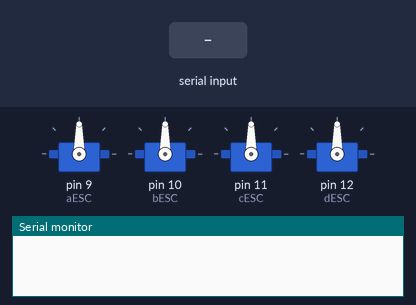
Bench run of a sketch on a simulated Arduino Uno, built with avr-gcc and run on an emulated ATmega328P. On the bench: 4 × servo, the last lines printed to the serial monitor. The test bench sets the inputs (shaded band).

Above: at 1.2 s.
1.3 s: " a" received over Serial
At 2.5 s:
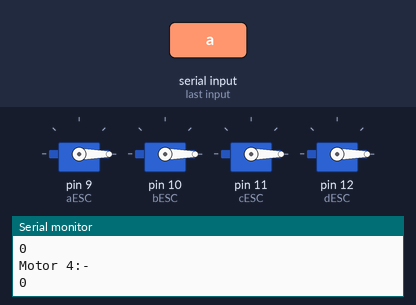
Timing chart, 0 to 4.3 s (numbered marks = the images above; inputs shaded):
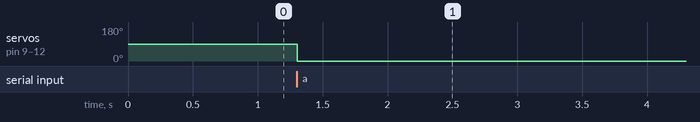

Measured:
- after the input at 1.3 s, servo on pin 9 (aESC), servo on pin 10 (bESC), servo on pin 11 (cESC), servo on pin 12 (dESC): 90° → 0° at once

The sketch:

run.ino
```cpp
String readString;
String stringa,stringb,stringc;
int count;
#include <Servo.h>
Servo myservo;
int val = 0;
Servo aESC,bESC,cESC,dESC;

int n=0,n1=0,n2=0,n3=0,n4=0;

void setup() {
  Serial.begin(9600);
  readString="abcdef";
  readString=" ";
  aESC.attach(9);
  bESC.attach(10);
  cESC.attach(11);
  dESC.attach(12);
  /*Serial.println("This Program offers you the following");
  Serial.println("1.Input in a1234 manner for specific motor at specific number");
  Serial.println("2.Input in 1234 manner for all motors at 1234");
  Serial.println("3.Input in a-20,a+20 for increasing/decreasing specific motor at specific number");
  Serial.println("4.Input in -20,+20 for increasing/decreasing all the motors by 20");
  Serial.println("5.Input 0 for all motors to be at 0");*/
}

void loop() {
        if(Serial.available()>0)
            {while(Serial.available()){
                char c=Serial.read();
                readString +=c;
                delay(2);
            }
            /*Serial.println("\n");
            Serial.println("INPUT:-");
            Serial.println(readString);*/
            if(readString.length()>0)
               {stringc=readString.substring(2,3);    //a+20
                if(stringc=="+"||stringc=="-")
                { stringa=readString.substring(0,2);
                  stringb=readString.substring(3);
                  n=stringb.toInt();
                  if(stringc=="-")
                   n=n*(-1);
                  }

                else
                {count=readString.length();
                 stringa=readString.substring(0,2);
                 if((count==7)&&((stringa!=" +")&&(stringa!=" -")))
                  {stringc=readString.substring(1,3);
                   if(stringc!="+"&&stringc!="-")          //1234
                    {stringb=readString.substring(1);
                     n=stringb.toInt();
                     n1=n;
                     n2=n;
                     n3=n;
                     n4=n;
                    }}
                 else
                 {
                    stringb=readString.substring(2);
                    n=stringb.toInt();
                    if((stringa!=" +")&&(stringa!=" -"))
                    {
                      if(stringa==" a")
                       n1=n;
                        else if(stringa==" b")
                        n2=n;
                          else if(stringa==" c")
                          n3=n;
                            else if(stringa==" d")
                            n4=n;
                              else
                              n1=n2=n3=n4=n;
                       n=0;
                 }} }
                if(stringa==" 0")                     //0
                  { n1=n2=n3=n4=0;
                    Serial.println("ZERO");}
                  else if(stringa==" +")
                  {  n1+=n;
                     n2+=n;
                     n3+=n;
                     n4+=n;
                  }
                  else if(stringa==" -")
                  {  n1-=n;
                     n2-=n;
                     n3-=n;
                     n4-=n;
                  }

                  else if(stringa==" a")
                    { n1+=n;
                      aESC.writeMicroseconds(n1);
                    }
                      else if(stringa==" b")
                      {n2+=n;
                        bESC.writeMicroseconds(n2);
                      }
                          else if(stringa==" c")
                          {n3+=n;
                            cESC.writeMicroseconds(n);
                          }
                              else if(stringa==" d")
                                {n4+=n;
                                  dESC.writeMicroseconds(n);
                                }
                                  else
                                    {
                                      aESC.writeMicroseconds(n1);
                                      bESC.writeMicroseconds(n2);
                                      cESC.writeMicroseconds(n3);
                                      dESC.writeMicroseconds(n4);
                                    }
                   readString=" ";
                   stringa=" ";
                   stringb=" ";
                   stringc=" ";
                   n=0;
                   Serial.println("Motor 1:-");
                   Serial.print(n1);
                   Serial.println("\nMotor 2:-");
                   Serial.print(n2);
                   Serial.println("\nMotor 3:-");
                   Serial.print(n3);
                   Serial.println("\nMotor 4:-");
                   Serial.print(n4);

                  }//if bracket
            }//2 if bracket
}
```
